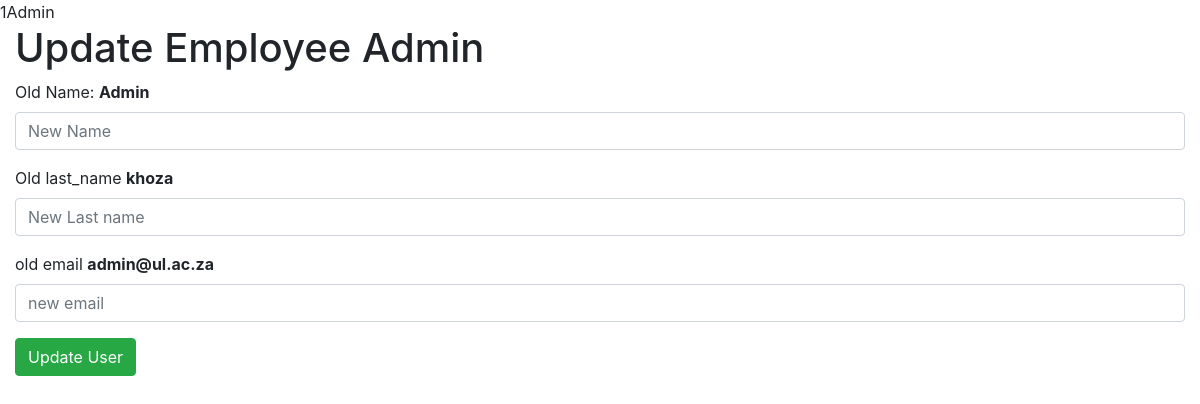
Screenshot of /hr/update_emp.php?emp_id=1 with the database file from the repository.
### tables this page shows
CREATE TABLE `employee_info` (
  `emp_id` int(11) NOT NULL,
  `first_name` varchar(100) DEFAULT NULL,
  `last_name` varchar(100) NOT NULL,
  `email` varchar(50) NOT NULL,
  `job_title` varchar(30) NOT NULL,
  `emp_password` varchar(50) DEFAULT NULL,
  `income` decimal(10,0) NOT NULL,
  `leave_days` int(10) NOT NULL,
  `overtime` int(11) NOT NULL
);

### hr/update_emp.php (the view, shortened to what this page needs)
<?php
$servername = "localhost";
$username = "root";
$password = "";
$database = "employee";
 $conn = new mysqli($servername, $username, $password,$database);
$emp_id= $_GET['emp_id'];
$sql = "SELECT * FROM employee_info WHERE emp_id='$emp_id'";
$result = $conn->query($sql);
if ($result->num_rows > 0) {
    while($row = $result->fetch_assoc()) {
     $name = $row["first_name"];
    $surname= $row["last_name"];
    $email = $row["email"];
}
}
echo $name;
?>
<!DOCTYPE html>
<html lang="en">
<head>
    <link rel="stylesheet" href="https://stackpath.bootstrapcdn.com/bootstrap/4.3.1/css/bootstrap.min.css">
</head>
<body>
<div class="container-fluid cent mx-auto">
<h1> Update Employee <?php echo $name; ?></h1>
    <form action="update_process.php?emp_id=<?php echo $emp_id ?>" method="POST">
    <div class="form-group" >
    <label for="name">Old Name:</label>
    <label><strong><?php echo $name; ?></strong></label>
    <input type="text" name="name" class="form-control" id="exampleInputEmail1" aria-describedby="emailHelp" placeholder="New Name">
  </div>
  <div class="form-group">
    <label for="last_name">Old last_name</label>
    <label><strong><?php echo $surname; ?></strong></label>
    <input type="text" name="last_name" class="form-control" id="exampleInputPassword1" placeholder="New Last name" >
  </div>
  <div class="form-group">
    <label for="email">old email</label>
    <label><strong><?php echo $email; ?></strong></label>
    <input type="email" name="email" class="form-control" id="exampleInputPassword1" placeholder="new email" >
</div>
<button type="submit" class="btn btn-success" name="update_user" value="Add User" >Update User</button>
    </form>
</div>
</body>
</html>

### rows the page displays
employee_info: first_name "Admin", last_name "khoza", email "admin@ul.ac.za"
